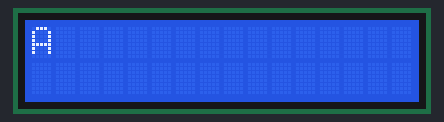
The sketch below on a simulated Arduino Uno, built with avr-gcc and run on an emulated ATmega328P. Parts: 16×2 character LCD.

Above: at 0.1 s.
At 4.6 s:
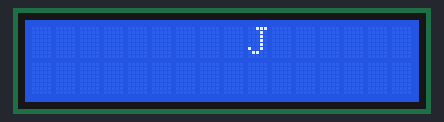
At 9.7 s:
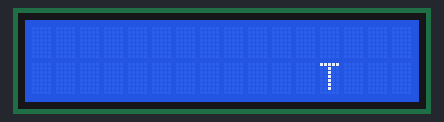
At 19.7 s:
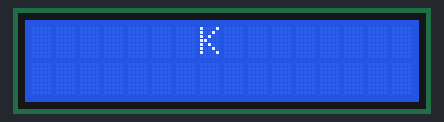
At 29.8 s:
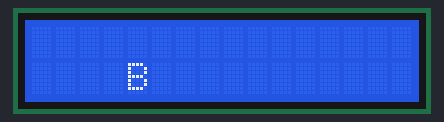
At 39.3 s:
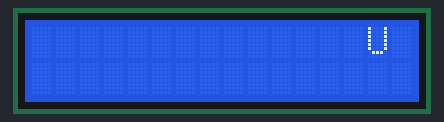

The sketch:

RotatingText.ino
```cpp
#include <LiquidCrystal.h>

// Define the pins for the LCD
const int rs = 12, en = 11, d4 = 5, d5 = 4, d6 = 3, d7 = 2;
LiquidCrystal lcd(rs, en, d4, d5, d6, d7);

void setup()
{

    // Initialize the LCD
    lcd.begin(16, 2);
}

void loop()
{
    // ASCII code starts at 65 for 'A'
    int asciiValue=65;
      // LCD is 16 x 2
    int lcd_Position = 0;
    char letter = ' ';

  byte AwithRing[8] = {
  B00100,
  B01010,
  B01110,
  B00001,
  B01111,
  B10001,
  B01111,
  };
  byte AwithDots[8] = {
  B01010,
  B00000,
  B01110,
  B00001,
  B01111,
  B10001,
  B01111,
  };
  byte OwithDots[8] = {
  B01010,
  B00000,
  B01110,
  B10001,
  B10001,
  B10001,
  B01110,
  };


  lcd.createChar(1, AwithRing);
  lcd.createChar(2, AwithDots);
  lcd.createChar(3, OwithDots);

    while (true)
    {
        //Clearing the screen so it show just one character at a time.
        lcd.clear();

        //Set the cursor on correct location, rotating lcd screen like a clock, incrementing one per letter
        if (lcd_Position < 16)
        {
            lcd.setCursor(lcd_Position, 0);
            lcd_Position++;
        }
        else
        {
            lcd.setCursor(31 - lcd_Position, 1);
            lcd_Position++;
            if (lcd_Position == 32)
            {
                lcd_Position = 0;
            }
        }

        //Choose the correct letter to print, A(65) - Z(90), Å(143), Ä(142), Ö(153) and reset when Ö is reached
        switch (asciiValue)
        {
        case 91:
            letter = ' ';//static_cast<char>(143);
            lcd.write(1);
            asciiValue++;
            break;
        case 92:
            letter = ' ';// static_cast<char>(142);
            lcd.write(2);
            asciiValue++;
            break;
        case 93:
            letter = ' ';// static_cast<char>(153);
            lcd.write(3);
            asciiValue=65;
            break;
        default:
            letter = static_cast<char>(asciiValue);
            asciiValue++;
            break;
        }

        //Printing the letter
        if(letter==' ')
        {

        }
        else
        {
            lcd.print(letter);
        }


        //Setting a 500ms delay so programm increments controllably
        delay(500);

    }

}
```

Measured:
- what the display in image 1 shows lasts 0.5 s, from 4.6 s to 5.1 s
